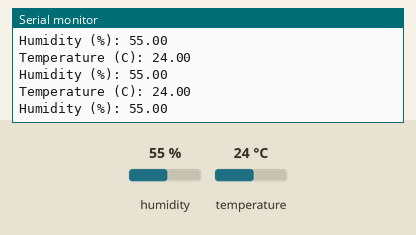
Bench run of a sketch on a simulated Arduino Uno, built with avr-gcc and run on an emulated ATmega328P. Parts: the last lines printed to the serial monitor. Inputs (shaded band) come from the test bench; at power-on: humidity 55 %, temperature 24 °C.

Above: at 2.8 s.
2.9 s: humidity set to 22 %
At 5.5 s:
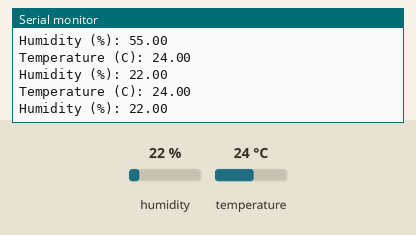
5.6 s: temperature set to 12 °C
At 6.9 s:
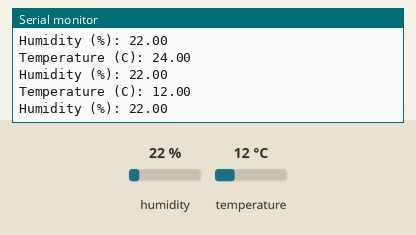
8.3 s: humidity set to 40 %
At 11.7 s:
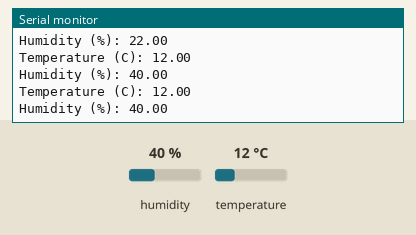
Timing chart, 0 to 13.2 s (numbered marks = the images above; inputs shaded):
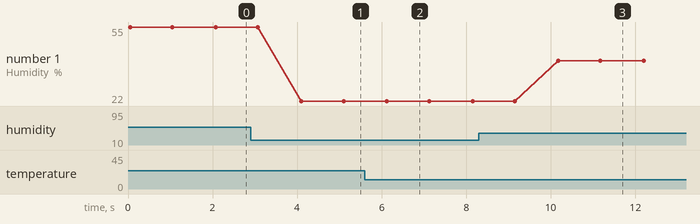

Measured:
- after the input at 2.9 s, the serial monitor: prints a new line after 1.2 s (image 1)
- after the input at 5.6 s, the serial monitor: prints a new line after 0.50 s (image 2)
- after the input at 8.3 s, the serial monitor: prints a new line after 1.9 s (image 3)
- plotted number 1: 55 → 22 after the input at 2.9 s, 22 → 40 after the input at 8.3 s

The sketch:

task_1.1.7.ino
```cpp
#include <Adafruit_GFX.h>
#include <DHT.h>

#define dhtpin A0
DHT dht(dhtpin, DHT11);

void setup() {
  Serial.begin(9600);
  dht.begin();
}

double humi, temp;

void loop() {
  humi = dht.readHumidity();
  temp = dht.readTemperature();

  Serial.print("Temperature (C): ");
  Serial.println(temp, 2);

  Serial.print("Humidity (%): ");
  Serial.println(humi, 2);

  delay(1000);
}
```
